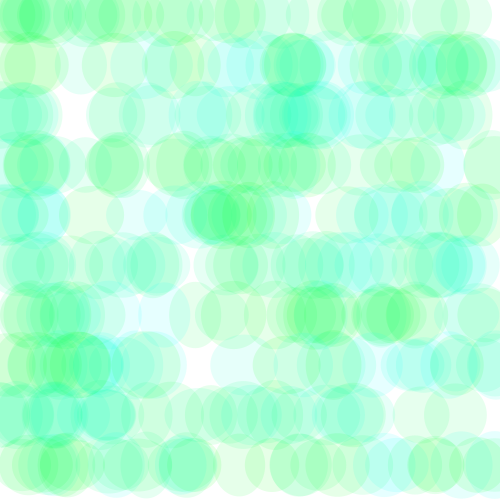
Frame 1 (no input)
Frame 60 (the mouse pressed at the canvas centre just before this capture): identical to frame 1, image omitted
Frame 120 (the mouse held since frame 60 and released just before this capture): identical to frame 1, image omitted

The Processing sketch that drew this single still picture (run headless with seeded random() and noise(); from frame 60 on, the mouse is pressed at the canvas centre):

// Processing sketch: processing_32463
// ── processing_32463.pde

int x= 10;
int y = 15;
int circlecolour1 = 250;
int circlecolour2 = 0;


void setup() {
  size(500,500);
  background (255, 255, 255);

noStroke();
}

void draw(){
  while(y <500) {
    ellipse (random(500), y, random(50,70), random(50,70));
      fill (0, circlecolour1,circlecolour2,25);
    x = x +15;
    circlecolour1 = circlecolour1 + 5;
    circlecolour2 = circlecolour2 + 5;
    
    if (x > 500) {
      y= y + 50;
      x= 0;
    }
    if (circlecolour2 > 255) {
      circlecolour2 = 0;
    }
  }
}
